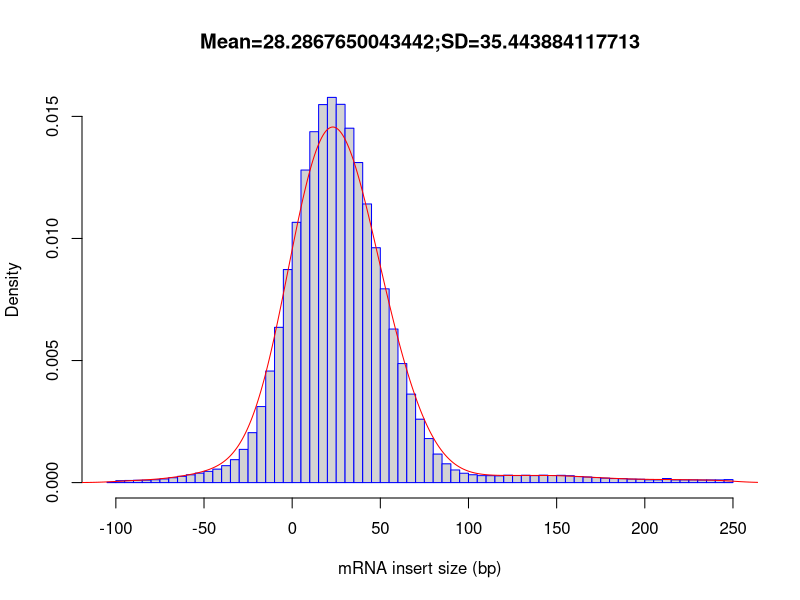

Write the R code that produced this figure.
out_file = '/tmp/rustqc_final_run/rseqc/inner_distance/GM12878_REP1.markdup.sorted'
pdf('/tmp/rustqc_final_run/rseqc/inner_distance/GM12878_REP1.markdup.sorted.inner_distance_plot.pdf')
fragsize=rep(c(-247.5,-242.5,-237.5,-232.5,-227.5,-222.5,-217.5,-212.5,-207.5,-202.5,-197.5,-192.5,-187.5,-182.5,-177.5,-172.5,-167.5,-162.5,-157.5,-152.5,-147.5,-142.5,-137.5,-132.5,-127.5,-122.5,-117.5,-112.5,-107.5,-102.5,-97.5,-92.5,-87.5,-82.5,-77.5,-72.5,-67.5,-62.5,-57.5,-52.5,-47.5,-42.5,-37.5,-32.5,-27.5,-22.5,-17.5,-12.5,-7.5,-2.5,2.5,7.5,12.5,17.5,22.5,27.5,32.5,37.5,42.5,47.5,52.5,57.5,62.5,67.5,72.5,77.5,82.5,87.5,92.5,97.5,102.5,107.5,112.5,117.5,122.5,127.5,132.5,137.5,142.5,147.5,152.5,157.5,162.5,167.5,172.5,177.5,182.5,187.5,192.5,197.5,202.5,207.5,212.5,217.5,222.5,227.5,232.5,237.5,242.5,247.5),times=c(0,0,0,0,0,0,0,0,0,0,0,0,0,0,0,0,0,0,0,0,0,0,0,0,0,0,0,0,0,544,2912,3204,3558,3702,4337,5556,7376,9448,11810,14289,17014,20377,25631,34730,50300,75560,115083,168879,235002,322485,393930,473111,531131,572151,583050,572553,536412,484471,421747,355491,293277,232429,180172,133950,95969,66627,43182,28471,19106,14161,11898,10542,10492,10185,11212,10700,11068,10597,11205,10743,10964,10371,9114,8447,7595,6751,6170,5932,5305,5068,4193,4070,6178,4066,4154,4141,3947,4018,4006,4540))
frag_sd = sd(fragsize)
frag_mean = mean(fragsize)
frag_median = median(fragsize)
write(x=c("Name","Mean","Median","sd"), sep="\t", file=stdout(),ncolumns=4)
write(c(out_file,frag_mean,frag_median,frag_sd),sep="\t", file=stdout(),ncolumns=4)
hist(fragsize,probability=T,breaks=100,xlab="mRNA insert size (bp)",main=paste(c("Mean=",frag_mean,";","SD=",frag_sd),collapse=""),border="blue")
lines(density(fragsize,bw=10),col='red')
dev.off()
